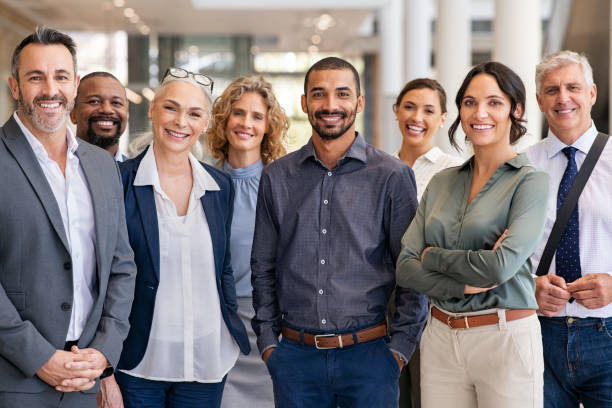
#> input picture Lab 1/people.jpg, 612 x 408 px
$ python OpenCV_lab.py
#> lines starting #> are read from the running program, lines starting #| are printed output that depends on the picture; after the words box and inside, x2 and y2 are one past the last pixel; in counts of white or black regions, pixels touching at a corner belong together
from pathlib import Path
import matplotlib.pyplot as plt
import cv2

folder = Path(__file__).resolve().parent
image = cv2.imread(str(folder / "people.jpg"))
#> image is the input picture: shape (408, 612, 3); mean B, G, R 123.4, 122.1, 130.5

gray = cv2.cvtColor(image, cv2.COLOR_BGR2GRAY)
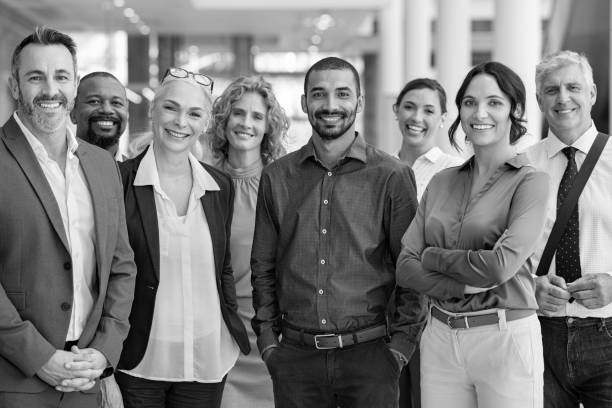
#> gray: shape (408, 612); min 0, max 255, mean 124.8

edge = cv2.Canny(cv2.GaussianBlur(gray, (5, 5), 0), 50, 100)
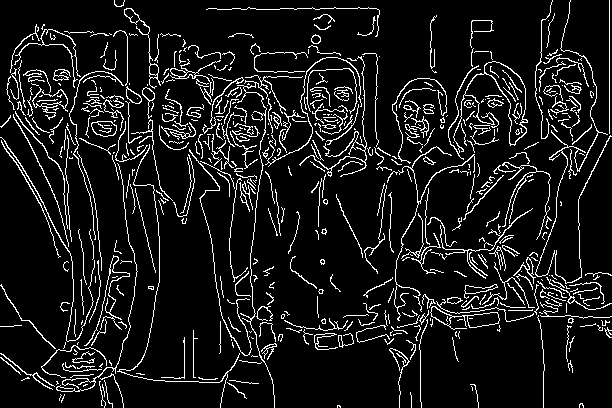
#> edge: shape (408, 612); 9.4% white in thin lines or dots

face_class = cv2.CascadeClassifier(cv2.data.haarcascades + "haarcascade_frontalface_default.xml")
faces = face_class.detectMultiScale(gray, scaleFactor=1.1, minNeighbors=8, minSize=(30, 30))
#> faces = [[538, 67, 58, 58], [454, 80, 61, 61], [391, 88, 55, 55], [78, 80, 54, 54], [220, 93, 55, 55], [15, 50, 69, 69], [300, 69, 65, 65], [150, 87, 65, 65]]
face_image2 = image.copy()

for x, y, width, height in faces:
    cv2.rectangle(face_image2,(x, y),(x + width, y + height),(0, 0, 255),2,)
#> this loop made 8 passes
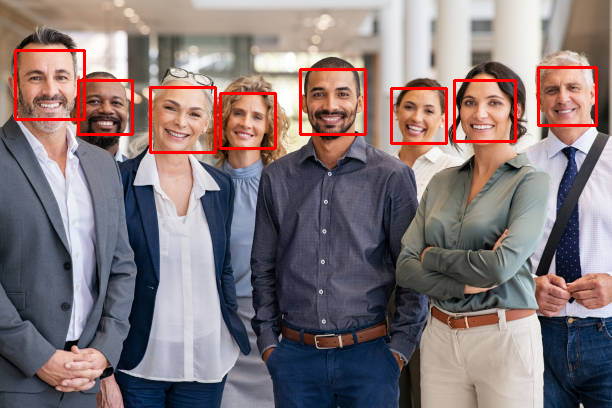
#> face_image2: shape (408, 612, 3); 2.3% of pixels changed, all inside (x1, y1, x2, y2) = (14, 49, 598, 154)

print("Total Number of Faces detected:", len(faces))
#| Total Number of Faces detected: 8

fig, graph = plt.subplots(1, 3, figsize=(15, 5))
graph[0].imshow(gray, cmap="gray")
graph[0].set_title("Grayscale")
graph[0].axis("off")
graph[1].imshow(edge, cmap="gray")
graph[1].set_title("Edge Detection")
graph[1].axis("off")
graph[2].imshow(cv2.cvtColor(face_image2, cv2.COLOR_BGR2RGB))
graph[2].set_title("Face Detection")
graph[2].axis("off")

plt.show()
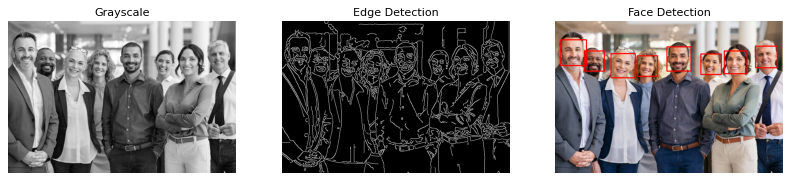
#> figure drawn by matplotlib, 3 panels
